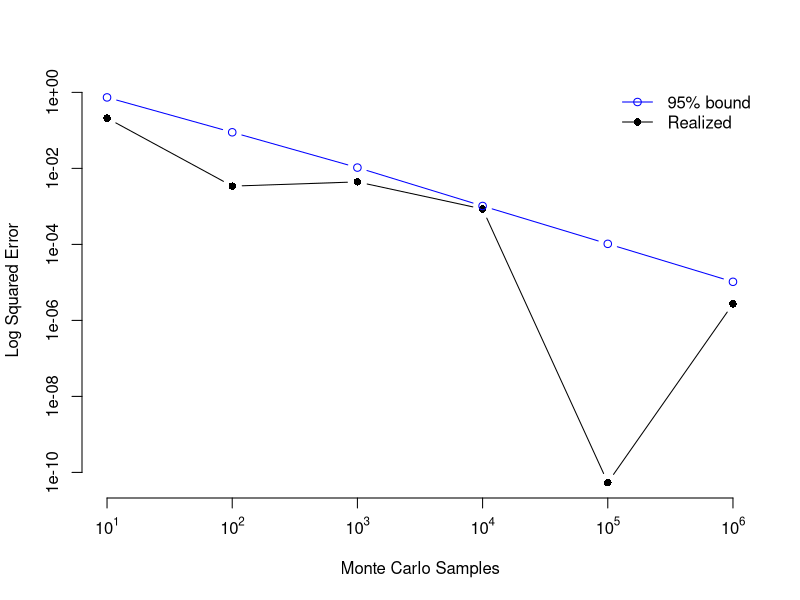

Source code (R):
library(pscl)


### Name: simpi
### Title: Monte Carlo estimate of pi (3.14159265...)
### Aliases: simpi
### Keywords: misc

### ** Examples

seed <- round(pi*10000)  ## hah hah hah
m <- 6
z <- rep(NA,m)
lim <- rep(NA,m)
for(i in 1:m){
  cat(paste("simulation for ",i,"\n"))
  set.seed(seed)
  timings <- system.time(z[i] <- simpi(10^i))
  print(timings)
  cat("\n")
  lim[i] <- qbinom(prob=pi/4,size=10^i,.975)/10^i * 4
}

## convert to squared error
z <-(z - pi)^2
lim <- (lim - pi)^2

plot(x=1:m,
     y=z,
     type="b",
     pch=16,
     log="y",
     axes=FALSE,
     ylim=range(z,lim),
     xlab="Monte Carlo Samples",
     ylab="Log Squared Error")
lines(1:m,lim,col="blue",type="b",pch=1)
legend(x="topright",
       legend=c("95% bound",
         "Realized"),
       pch=c(1,16),
       lty=c(1,1),
       col=c("blue","black"),
       bty="n")
axis(1,at=1:m,
     labels=c(expression(10^{1}),
       expression(10^{2}),
       expression(10^{3}),
       expression(10^{4}),
       expression(10^{5}),
       expression(10^{6})))
axis(2)
